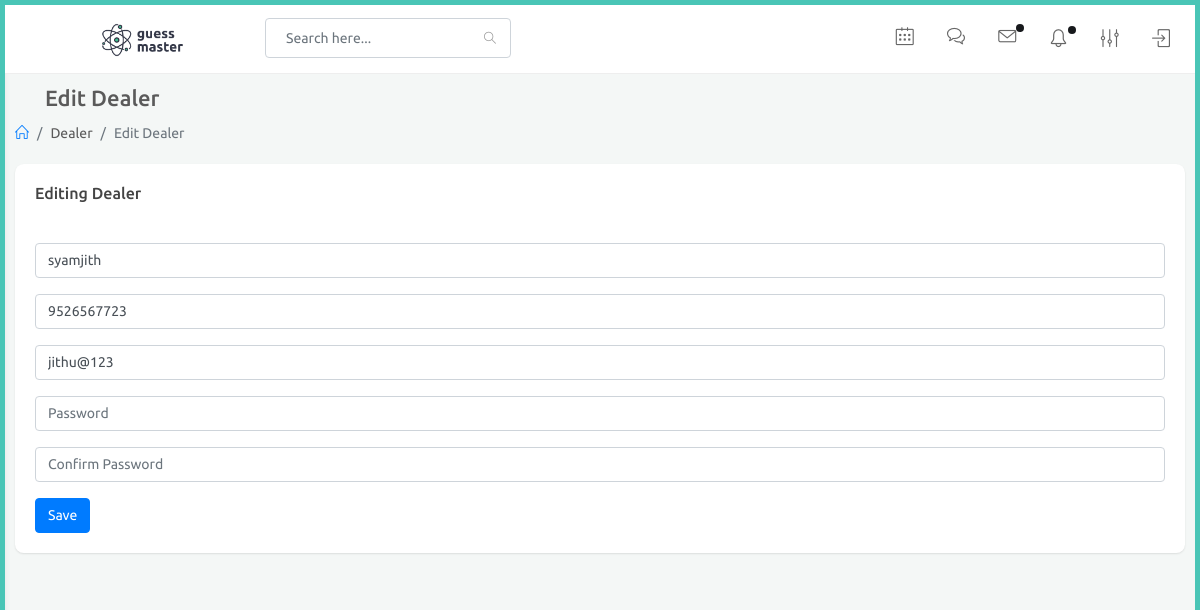
The app's page /agent/edit-dealer/1 with its own data.
### website/models.py (models this page shows, shortened)
class Dealer(models.Model):
    user = models.OneToOneField(User,on_delete=models.CASCADE,related_name="dealer")
    agent = models.ForeignKey(Agent,on_delete=models.CASCADE,null=True)
    dealer_name = models.CharField(max_length=100)
    phone_number = models.CharField(max_length=100)

class User(AbstractUser):
    is_agent = models.BooleanField("is agent", default=False)
    is_dealer = models.BooleanField("is dealer", default=False)

### agent/views.py (the view)
# urls.py: path('edit-dealer/<int:id>',views.edit_dealer,name="edit_dealer"),
def edit_dealer(request,id):
    dealer = get_object_or_404(Dealer, id=id)
    user = dealer.user
    if request.method == "POST":
        dealer_form = DealerRegistration(request.POST, instance=dealer)
        login_form = UserUpdateForm(request.POST, instance=user)
        if dealer_form.is_valid() and login_form.is_valid():
            dealer_form.save()
            messages.info(request, "Dealer Updated Successfully")
            return redirect("agent:view_dealer")
    else:
        dealer_form = DealerRegistration(instance=dealer)
        login_form = UserUpdateForm(instance=user)
    return render(request, 'agent/edit_dealer.html', {'dealer': dealer,'dealer_form': dealer_form,'login_form':login_form})

### website/forms.py
class DealerRegistration(forms.ModelForm):
    phone_number = forms.CharField(
        validators=[phone_number_validation],
        widget=TextInput(attrs={"class": "form-control", "name": "phone_number", "placeholder": "Phone", "required": "required", "autocomplete": "off"}),
    )
    class Meta:
        model = Dealer
        fields = ("dealer_name", "phone_number")
        widgets = {
            "dealer_name": TextInput(attrs={"class": "form-control", "name": "dealer_name", "placeholder": "Name", "required": "required", "autocomplete": "off"}),
        }

class UserUpdateForm(forms.ModelForm):
    username = forms.CharField(
        widget=forms.TextInput(attrs={"class": "form-control", "name": "username", "placeholder": "Username", "required": "required", "autocomplete": "off"}),
    )
    password1 = forms.CharField(
        label="Password",
        widget=forms.TextInput(attrs={"class": "form-control", "name": "password1", "type": "password", "placeholder": "Password", "required": "required", "autocomplete": "off"}),
    )
    password2 = forms.CharField(
        label="Confirm Password",
        widget=forms.TextInput(attrs={"class": "form-control", "name": "password2", "type": "password", "placeholder": "Confirm Password", "required": "required", "autocomplete": "off"}),
    )
    class Meta:
        model = User
        fields = ('username', 'password1', 'password2')

### templates/agent/edit_dealer.html (shortened to what this page needs)
{% extends 'agent/partials/base.html' %}
{% load static %}
{% block content %}
<div id="main-content">
    <div class="container-fluid">
        <div class="block-header">
            <div class="row">
                <div class="col-lg-5 col-md-8 col-sm-12">
                    <h2><a href="javascript:void(0);" class="btn btn-xs btn-link btn-toggle-fullwidth"><i class="fa fa-arrow-left"></i></a> Edit Dealer</h2>
                    <ul class="breadcrumb">
                        <li class="breadcrumb-item"><a href="{% url 'agent:index' %}"><i class="icon-home"></i></a></li>
                        <li class="breadcrumb-item">Dealer</li>
                        <li class="breadcrumb-item active">Edit Dealer</li>
                    </ul>
                </div>
            </div>
        </div>
        <div class="row clearfix">
            <div class="col-lg-12 col-md-12 col-sm-12">
                <div class="card">
                    <div class="header">
                        <h2>Editing Dealer</h2>
                    </div>
                    <div class="body">
                        <form action="#" method="POST">
                            <fieldset>
                                <div class="form-group form-float">
                                    {{dealer_form.dealer_name}}
                                </div>
                                <div class="form-group form-float">
                                    {{dealer_form.phone_number}}
                                </div>
                                <div class="form-group form-float">
                                    {{login_form.username}}
                                </div>
                                <div class="form-group form-float">
                                    {{login_form.password1}}
                                </div>
                                <div class="form-group form-float">
                                    {{login_form.password2}}
                                </div>
                            </fieldset>
                            <button type="submit" class="btn btn-primary">Save</button>
                        </form>
                    </div>
                </div>
            </div>
        </div>
    </div>
</div>
{% endblock %}

### static/css/color_skins.css (style rules this page uses)
.theme-cyan:before,.theme-cyan:after { background:#49c5b6 }

### records on screen
Dealer: dealer_name "syamjith", phone_number "9526567723"
User: username "jithu@123"
